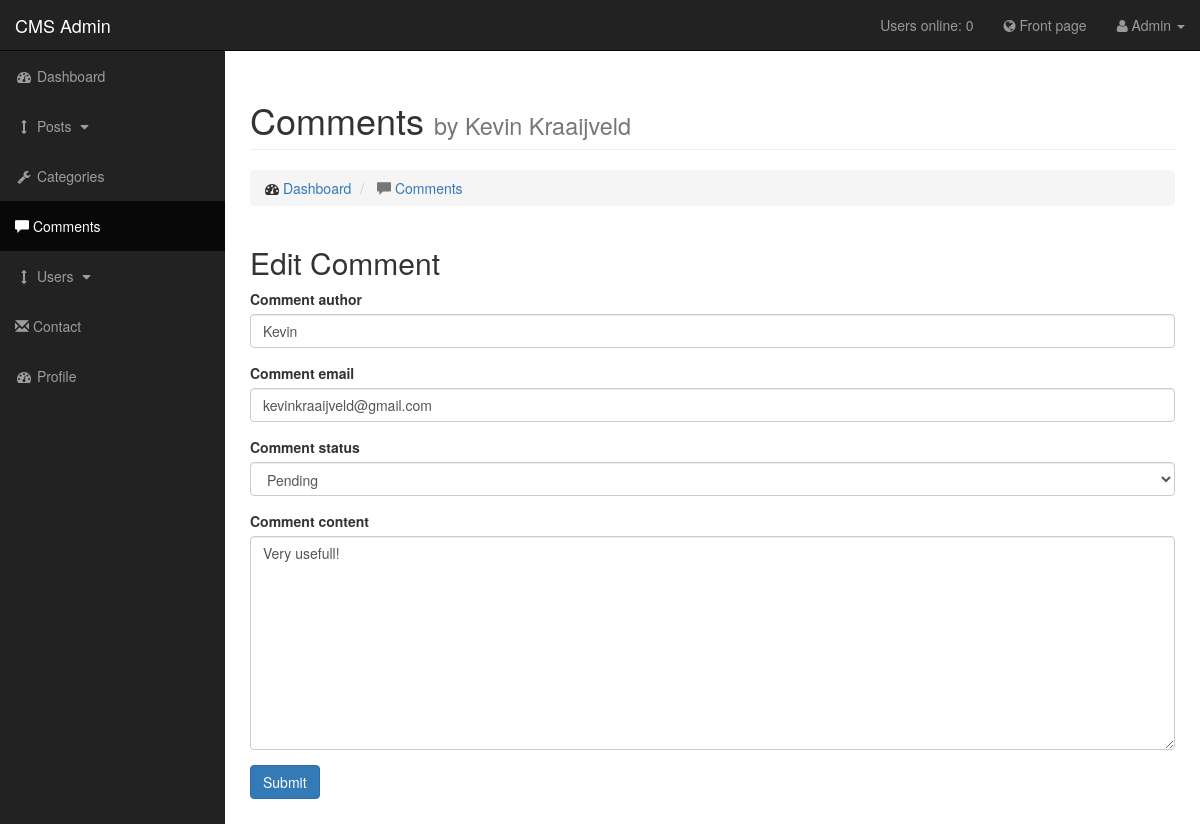
/admin/pages/comments.php?source=edit_comment&comment_id=2 (signed in), run on the app's committed database.
### tables this page shows
CREATE TABLE IF NOT EXISTS `comments` (
  `comment_id` int(3) NOT NULL,
  `comment_post_id` int(3) NOT NULL,
  `comment_author` varchar(255) NOT NULL,
  `comment_email` varchar(255) NOT NULL,
  `comment_content` text NOT NULL,
  `comment_status` varchar(255) NOT NULL,
  `comment_date` date NOT NULL
);

### admin/pages/edit_comment.php (the view, shortened to what this page needs)
<?php
  if (isset($_GET['comment_id'])){
    $comment_id = $_GET['comment_id'];
    $query = "SELECT * FROM comments WHERE comment_id = {$comment_id}";
    $select_comment_by_id = mysqli_query($connection, $query);
    while($row = mysqli_fetch_assoc($select_comment_by_id)){
      $comment_author = $row['comment_author'];
      $comment_email = $row['comment_email'];
      $comment_status = $row['comment_status'];
      $comment_content = $row['comment_content'];
    }
  }
?>
<h2>Edit Comment</h2>
  <form class="form-group" action="" method="post" enctype="multipart/form-data" autocomplete="off">
    <div class="form-group">
      <label for="cat_title">Comment author</label>
      <input class="form-control" type="text" name="comment_author" value="<?php echo $comment_author?>" placeholder="Comment author">
    </div>
  <div class="form-group">
    <label for="post_author">Comment email</label>
    <input class="form-control" type="text" name="comment_email" value="<?php echo $comment_email?>" placeholder="Comment email">
  </div>
  <div class="form-group">
    <label for="post_tags">Comment status</label>
    <select class="form-control" name="comment_status">
      <?if($comment_status == "Pending"){
        echo"<option value='Pending' selected>Pending</option>";
      }elseif($comment_status == "Approved"){
        echo"<option value='Pending'>Pending</option>";
        echo"<option value='Approved' selected>Approved</option>";
      }else{
        echo"<option value='Pending'>Pending</option>";
        echo"<option value='Approved'>Approved</option>";
      }?>
    </select>
  </div>
  <div class="form-group">
    <label for="post_content">Comment content</label>
    <br>
    <textarea class="form-control" name="comment_content" rows="10" style='width:-webkit-fill-available;'><?php echo $comment_content?></textarea>
  </div>
  <div class="form-group">
    <input class="btn btn-primary" type="submit" name="update_comment" value="Submit">
  </div>
  </form>

### admin/css/sb-admin.css (style rules this page uses)
body { margin-top: 100px; background-color: #222; }
@media (min-width:768px) { body { margin-top: 50px; } }

### data on the page
comments: comment_author "Kevin", comment_email "kevinkraaijveld@gmail.com", comment_status "Pending", comment_content "Very usefull!"

### other printed values
users_online() "0"
$_SESSION['user_firstname'] "Admin"
